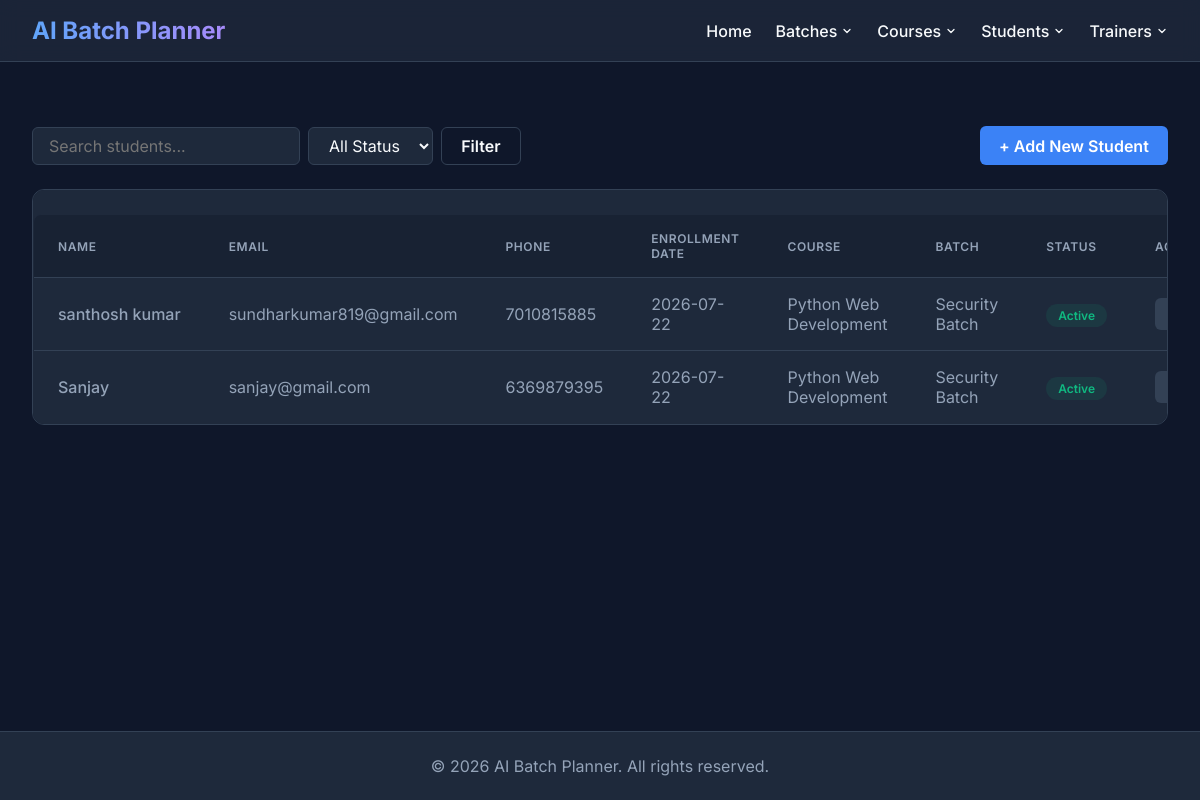
/students/, run on an earlier commit of the app's database.
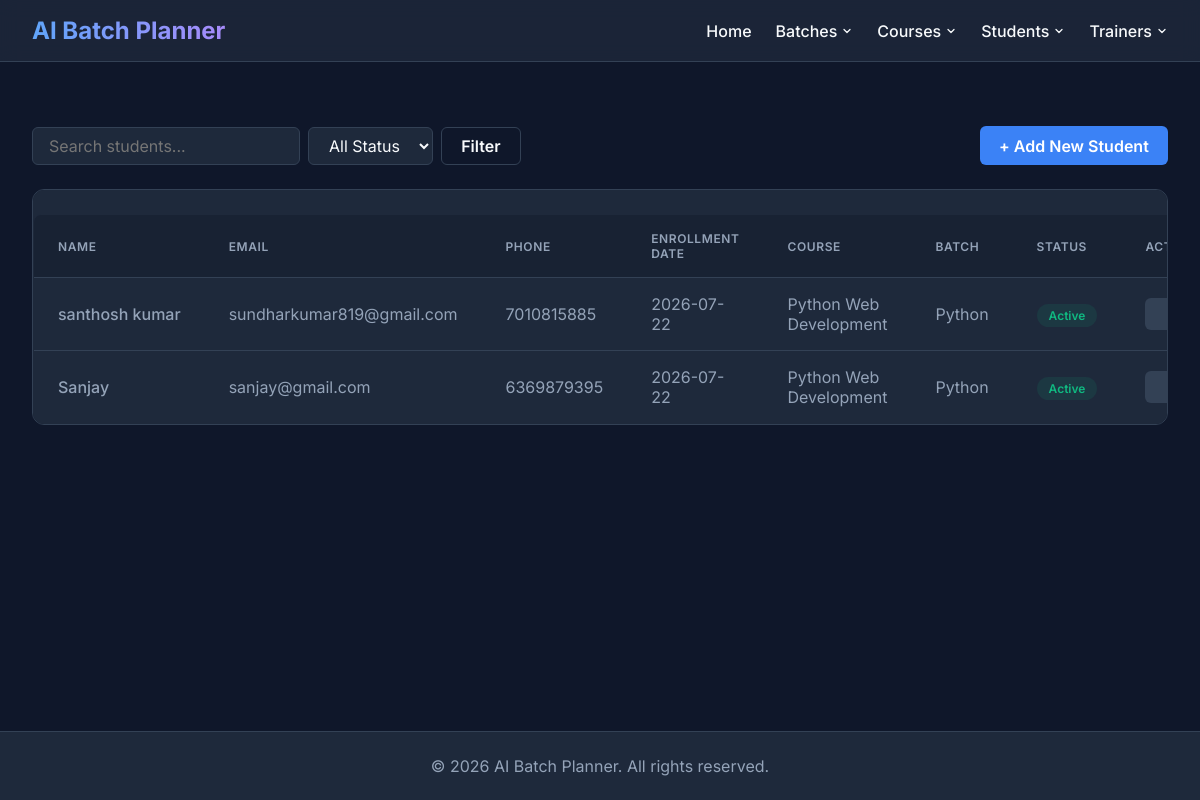
And on a later commit of the database.
### tables this page shows
CREATE TABLE student (
    student_id INTEGER PRIMARY KEY AUTOINCREMENT,
    full_name TEXT NOT NULL,
    email TEXT NOT NULL UNIQUE,
    phone TEXT NOT NULL UNIQUE,
    enrollment_date TEXT NOT NULL,
    course_id INTEGER,
    batch_id INTEGER,
    status TEXT NOT NULL DEFAULT 'Active' CHECK(status IN ('Active', 'Inactive', 'Alumni', 'Dropped')),
    created_at TIMESTAMP DEFAULT CURRENT_TIMESTAMP,
    updated_at TIMESTAMP DEFAULT CURRENT_TIMESTAMP,
    created_by TEXT,
    updated_by TEXT,
    FOREIGN KEY (course_id) REFERENCES Course(id) ON DELETE SET NULL,
    FOREIGN KEY (batch_id) REFERENCES batch(batch_id) ON DELETE SET NULL
);

CREATE TABLE batch (
    batch_id INTEGER PRIMARY KEY AUTOINCREMENT,
    batch_code TEXT NOT NULL UNIQUE,
    batch_name TEXT NOT NULL,
    course_id INTEGER NOT NULL,
    trainer_id INTEGER,
    start_date TEXT NOT NULL,
    end_date TEXT NOT NULL,
    slot_type TEXT NOT NULL CHECK(slot_type IN (
        'Weekday Morning (9:30 AM - 11:30 AM)',
        'Weekday Midday (11:45 AM - 1:45 PM)',
        'Weekday Afternoon (2:45 PM - 4:45 PM)',
        'Weekday Evening (5:00 PM - 7:00 PM)',
        'Weekend Full Day (10:00 AM - 4:00 PM)',
        'Custom'
    )),
    start_time TEXT,
    end_time TEXT,
    mode TEXT NOT NULL DEFAULT 'Offline' CHECK(mode IN ('Online', 'Offline', 'Hybrid')),
    location TEXT,
    max_capacity INTEGER NOT NULL DEFAULT 30 CHECK(max_capacity > 0),
    enrolled_count INTEGER NOT NULL DEFAULT 0 CHECK(enrolled_count >= 0),
    status TEXT NOT NULL DEFAULT 'Upcoming' CHECK(status IN ('Upcoming', 'In Progress', 'Completed', 'On Hold', 'Cancelled')),
    description TEXT,
    created_at TIMESTAMP DEFAULT CURRENT_TIMESTAMP,
    updated_at TIMESTAMP DEFAULT CURRENT_TIMESTAMP,
    created_by TEXT,
    updated_by TEXT,
    FOREIGN KEY (course_id) REFERENCES Course(id) ON DELETE RESTRICT,
    FOREIGN KEY (trainer_id) REFERENCES trainer(trainer_id) ON DELETE SET NULL
);

CREATE TABLE Course (
    id INTEGER PRIMARY KEY AUTOINCREMENT,

    course_name TEXT NOT NULL UNIQUE,

    technology_stack TEXT NOT NULL,

    duration_hours INTEGER NOT NULL
        CHECK(duration_hours > 0),

    description TEXT,

    status TEXT NOT NULL DEFAULT 'Active'
        CHECK(status IN ('Active', 'Inactive')),

    created_at DATETIME NOT NULL DEFAULT CURRENT_TIMESTAMP,

    updated_at DATETIME NOT NULL DEFAULT CURRENT_TIMESTAMP,

    created_by TEXT,

    updated_by TEXT
);

### routes/student_routes.py (the view)
@student_bp.route('/')
def list_students():
    keyword = request.args.get('keyword', '').strip()
    status = request.args.get('status', '').strip()
    if keyword:
        students = student_service.search_students(keyword)
    elif status:
        students = student_service.filter_students(status)
    else:
        students = student_service.get_all_students()
    return render_template('students.html', students=students)

### database/db.py (called while the page is built)
def get_connection():
    connection = sqlite3.connect(DATABASE_NAME)
    connection.row_factory = sqlite3.Row
    connection.execute("PRAGMA foreign_keys = ON")
    return connection

### models/student.py (called while the page is built)
    def get_all_students(self):
        conn = get_connection()
        try:
            conn.row_factory = sqlite3.Row
            cursor = conn.cursor()
            cursor.execute('''
                SELECT s.student_id, s.full_name, s.email, s.phone, s.enrollment_date, s.status,
                       s.course_id, c.course_name,
                       s.batch_id, b.batch_code, b.batch_name,
                       s.created_at, s.updated_at, s.created_by, s.updated_by
                FROM student s
                LEFT JOIN Course c ON s.course_id = c.id
                LEFT JOIN batch b ON s.batch_id = b.batch_id
                ORDER BY s.enrollment_date DESC
            ''')
            return [dict(row) for row in cursor.fetchall()]
        finally:
            conn.close()

### services/student_service.py (called while the page is built)
    def get_all_students(self):
        return self.model.get_all_students()

### templates/students.html (shortened to what this page needs)
{% extends 'base.html' %}
{% block content %}
<div class="toolbar">
    <form class="search-form" action="{{ url_for('student_bp.list_students') }}" method="GET">
        <input type="text" name="keyword" class="input-control" placeholder="Search students..."
            value="{{ request.args.get('keyword', '') }}">
        <select name="status" class="input-control">
            <option value="">All Status</option>
        </select>
        <button type="submit" class="btn btn-outline">Filter</button>
    </form>
    <a href="{{ url_for('student_bp.create_student') }}" class="btn btn-primary">+ Add New Student</a>
</div>
<div class="table-container">
    <table class="data-table" id="studentsTable">
        <thead>
            <tr>
                <th>Name</th>
                <th>Email</th>
                <th>Phone</th>
                <th>Enrollment Date</th>
                <th>Course</th>
                <th>Batch</th>
                <th>Status</th>
                <th>Actions</th>
            </tr>
        </thead>
        <tbody>
            {% for student in students %}
            <tr class="student-row" data-status="{{ student.status }}">
                <td style="font-weight: 500; white-space: nowrap;">{{ student.full_name }}</td>
                <td>{{ student.email }}</td>
                <td>{{ student.phone }}</td>
                <td>{{ student.enrollment_date }}</td>
                <td>{{ student.course_name if student.course_name else '-' }}</td>
                <td>{{ student.batch_name if student.batch_name else '-' }}</td>
                <td>
                    <span
                        class="status-badge {% if student.status == 'Active' %}status-active{% else %}status-inactive{% endif %}">
                        {{ student.status }}
                    </span>
                </td>
                <td>
                    <div class="actions-group">
                        <a href="{{ url_for('student_bp.edit_student', student_id=student.student_id) }}"
                            class="btn btn-secondary">Edit</a>
                    </div>
                </td>
            </tr>
            {% else %}
            <tr>
                <td colspan="8" style="text-align: center; color: var(--text-muted); padding: 3rem;">
                    No students found. Try adjusting your search filters.
                </td>
            </tr>
            {% endfor %}
        </tbody>
    </table>
</div>
{% endblock %}

What changed in the data, as far as the page shows it:
changed student "santhosh kumar": batch_name "Security Batch" → "Python"
changed through a linked row, student "Sanjay": batch_name "Security Batch" → "Python"
